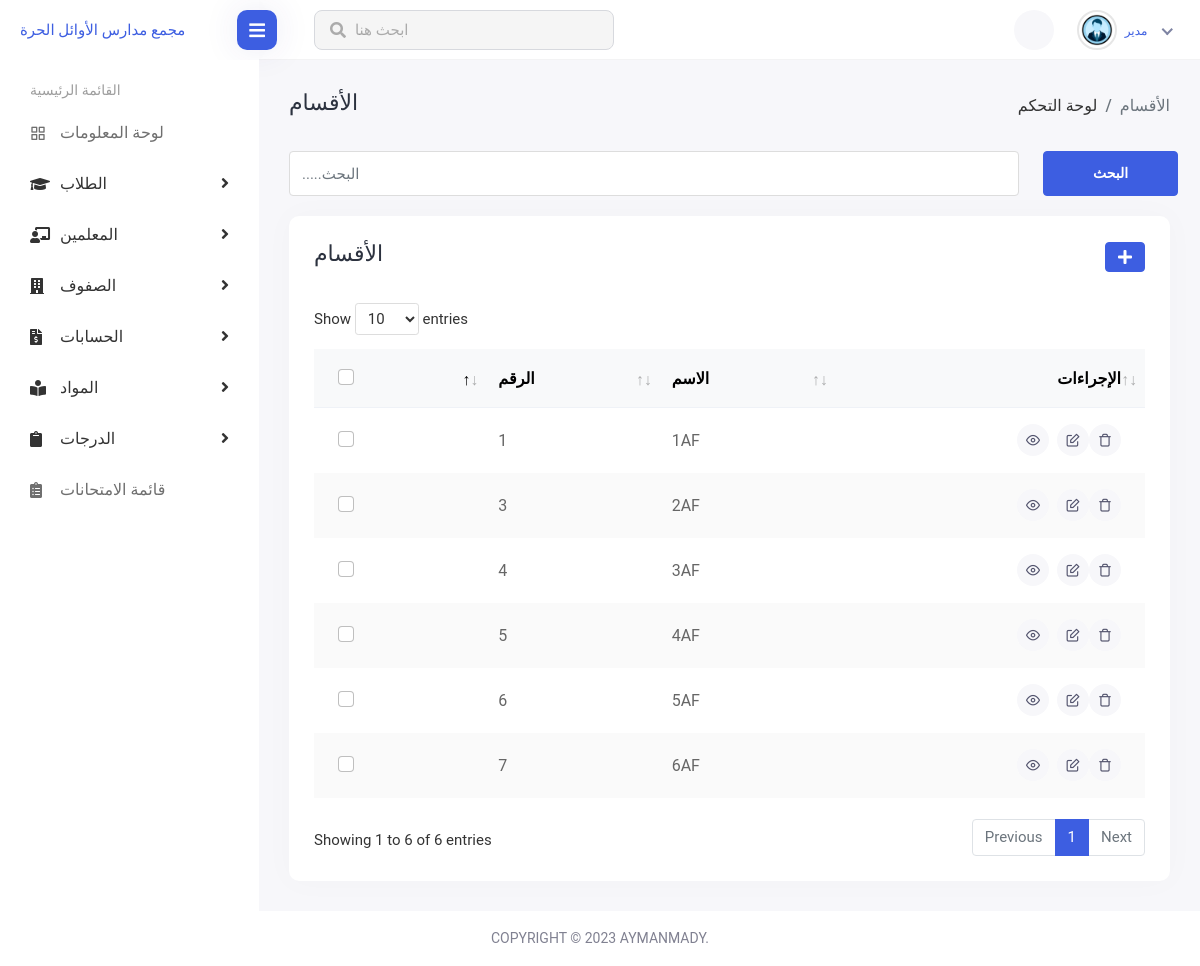
/classes/, run on the app's committed database.
### mainapp/models.py (models this page shows)
class Class(models.Model):
    libelle = models.CharField(max_length=50)

### mainapp/views.py (the view)
# urls.py: path('classes/', views.classes, name="classes"),
def classes(request):
    all_classes= Class.objects.all()
    return render(request,"classes/index.html",{"classes": all_classes,"navbar":'classes'})

### mainapp/templates/classes/index.html (shortened to what this page needs)
{% extends 'navbar.html' %}
{% block content %}
<div class="content container-fluid">
<div class="page-header">
<div class="row align-items-center">
<div class="col">
<h3 class="page-title">الأقسام</h3>
<ul class="breadcrumb">
<li class="breadcrumb-item"><a href="index.html">لوحة التحكم</a></li>
<li class="breadcrumb-item active">الأقسام</li>
</ul>
</div>
</div>
</div>
<div class="student-group-form">
<div class="row">
<div class="col-lg-10 col-md-6">
<div class="form-group">
  <input type="text" class="form-control" id="searchInput"  placeholder=".....البحث">
</div>
</div>
<div class="col-lg-2">
<div class="search-student-btn">
<button type="submit" class="btn btn-primary">البحث</button>
</div>
</div>
</div>
</div>
<div class="row">
<div class="col-sm-12">
<div class="card card-table">
<div class="card-body">
<div class="page-header">
<div class="row align-items-center">
<div class="col">
<h3 class="page-title">الأقسام</h3>
</div>
<div class="col-auto text-end float-end ms-auto download-grp">
<a href="{% url 'add_classes' %}" class="btn btn-primary"><i class="fas fa-plus"></i></a>
</div>
</div>
</div>
<table class="table border-0 star-student table-hover table-center mb-0 datatable table-striped" id="dataTable">
<thead class="student-thread">
<tr>
<th>
<div class="form-check check-tables">
<input class="form-check-input" type="checkbox" value="something">
</div>
</th>
<th>الرقم</th>
<th>الاسم</th>
<th class="text-end">الإجراءات</th>
</tr>
</thead>
<tbody>
{% for i in classes %}
<tr>
<td>
<div class="form-check check-tables">
<input class="form-check-input" type="checkbox" value="something">
</div>
</td>
<td>
    {{i.id}}
</td>
<td>
<h2>
<a>{{i.libelle}}</a>
</h2>
</td>
<td class="text-end">
<div class="actions">
<a href="javascript:;" class="btn btn-sm bg-success-light me-2">
<i class="feather-eye"></i>
</a>
<a href="/edit_classes/{{i.id}}" class="btn btn-sm bg-danger-light">
<i class="feather-edit"></i>
</a>
<a href="/delete_classes/{{i.id}}" class="btn btn-sm bg-danger-light">
    <i class="feather-trash" ></i>
</a>
</div>
</td>
</tr>
{% endfor %}
</tbody>
</table>
</div>
</div>
</div>
</div>
</div>
{% endblock %}

### data on the page
Class: id "1", libelle "1AF"
Class: id "3", libelle "2AF"
Class: id "4", libelle "3AF"
Class: id "5", libelle "4AF"
Class: id "6", libelle "5AF"
Class: id "7", libelle "6AF"
